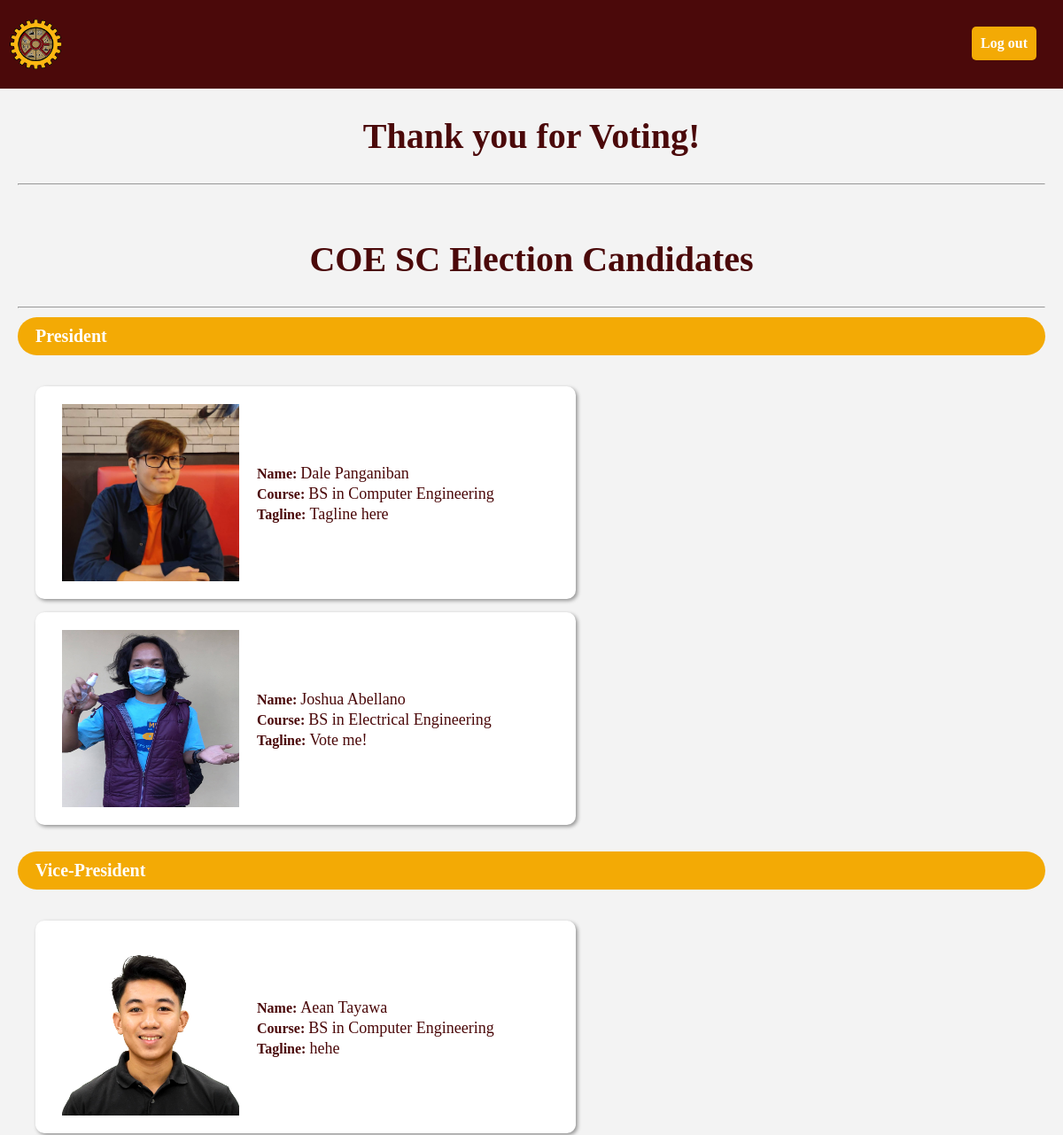
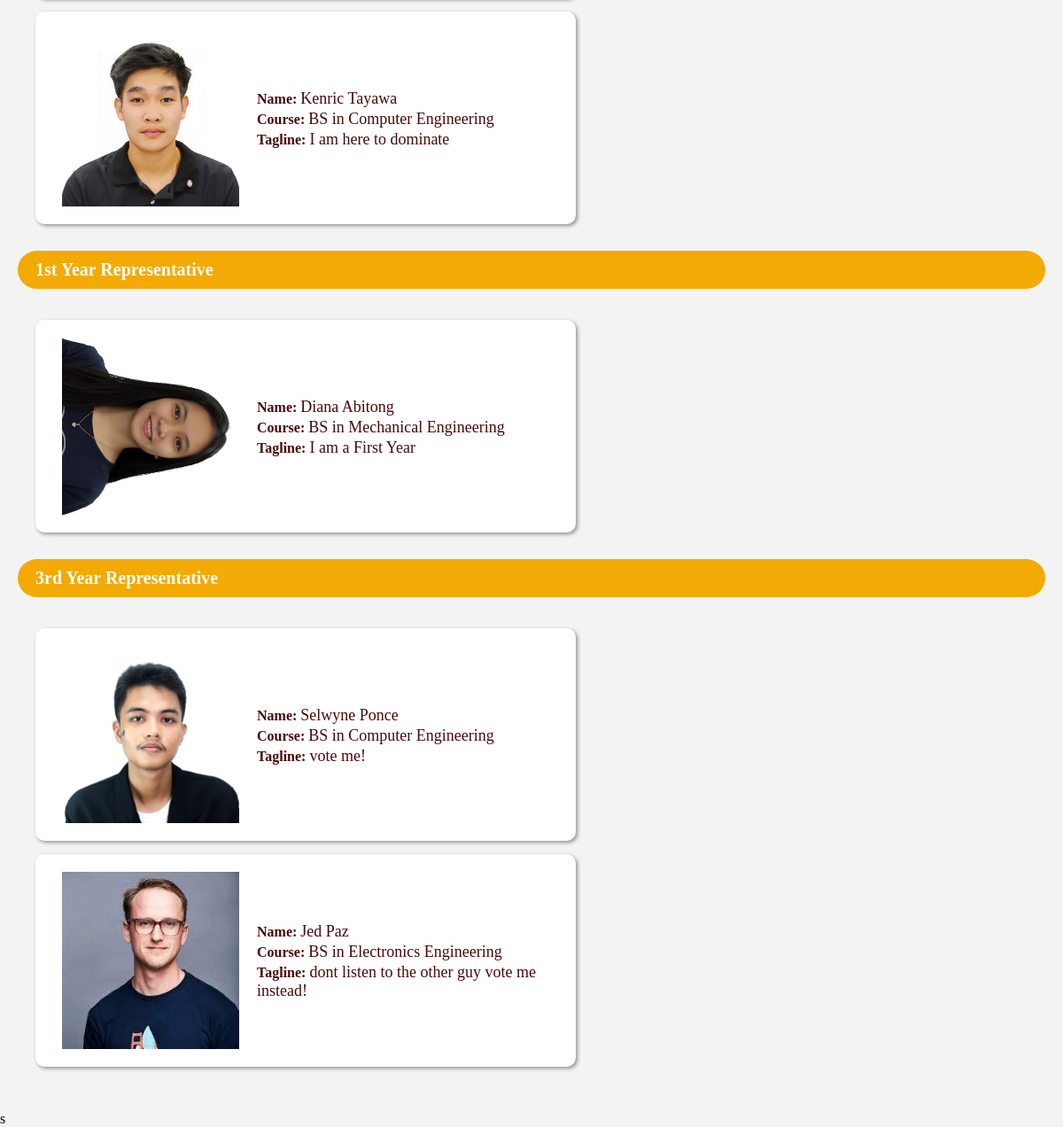
Page /Voters/duplicate.php on the committed database (2 pictures, top to bottom).
### tables this page shows
CREATE TABLE `position` (
  `id` int(11) NOT NULL,
  `position` varchar(150) NOT NULL,
  `columnName` varchar(50) NOT NULL,
  `label` varchar(11) NOT NULL
);

CREATE TABLE `candidates` (
  `id` int(11) NOT NULL,
  `position_id` int(11) NOT NULL,
  `profile` varchar(255) NOT NULL,
  `student_number` varchar(100) NOT NULL,
  `first_name` varchar(255) NOT NULL,
  `last_name` varchar(255) NOT NULL,
  `course` varchar(255) NOT NULL,
  `platform` text NOT NULL
);

### Voters/duplicate.php (the view, shortened to what this page needs)
<?php include ("../connection.php");?>
<!DOCTYPE html>
<html>
<head>
	<link rel="stylesheet" href="style1.css">
</head>
<body>
	<section class= "Navigation">
		<div class="header">
			<nav>
				<img class= "logo-img" src = "../Img/COE.png" width=60px height=60px>
			<div class = "btn_log-out">
				<a href="../Log in/logout.php" class = "log-out">Log out</a>
			</div>
			</nav>
		</div>
		<div class="main">
			<h2>Thank you for Voting!</h2><hr>
		</div>
		<div class="main">
            <form method="POST">
			<h2>COE SC Election Candidates</h2><hr>
                <?php
                    $select_position = mysqli_query($conn, "SELECT * FROM `position`");
                    if(mysqli_num_rows($select_position) > 0){
                        while($fetch_position = mysqli_fetch_assoc($select_position)){
                            $pid = $fetch_position['id'];
                            ?>
                            <div class="container">
                                <div class="position">
                                    <h3><?php echo $fetch_position['position']; ?></h3>
                                </div>
                                <div class="contents">
                                    <?php
                                        $select_candidate = mysqli_query($conn, "SELECT * FROM `candidates` WHERE position_id = '$pid'");
                                        if(mysqli_num_rows($select_candidate) > 0){
                                            while($fetch_candidate = mysqli_fetch_assoc($select_candidate)){ ?>
                                                <div class="candidate">
                                                    <img src="../Candidate/<?php echo $fetch_candidate['profile'];?>">
                                                    <ul class = "info">
                                                <li><b>Name: </b> <?php echo $fetch_candidate['first_name'] . " " . $fetch_candidate['last_name'];?></li>
                                                <li><b>Course: </b><?php echo $fetch_candidate['course'];?></li>
                                                <li><b>Tagline: </b><?php echo $fetch_candidate['platform'];?></li>
                                            </ul>
                                                </div>
                                            <?php
                                            }
                                        }
                                    ?>
                                </div>
                            </div>
                        <?php
                        }
                    } ?>
                            </div>
	</section>
</body>
</html>s

### Voters/style1.css (style rules this page uses)
* { margin:0; padding:0; font-size: 16px; box-sizing: border-box; }
body { background-color: #f3f3f3; }
.Navigation .header { position: relative; background-color:#4b090a; padding: 20px 10px; color: white; justify-content: space-between; }
.Navigation .header nav { display: flex; align-items: center; font-weight: bold; }
.log-out { position: absolute; top: 0%; right: 0; margin-top: 30px; margin-right: 30px; padding: 10px 10px; border: none; border-radius: 5px; cursor: pointer; background-color: #f3aa05; font-family: montserrat; font-weight: bold; color: white; text-decoration: none; }
.main { position: relative; display: block; padding: 30px 20px; }
.main h2 { display: flex; justify-content: center; align-items: center; font-size: 40px; padding-bottom: 30px; font-family: montserrat; color: #4b090a; }
.main .container { position: relative; display: flex; flex-direction: column; }
.main .position { display:flex; background-color: #f3aa05; color: white; margin-top: 10px; border-radius: 100px; }
.main .position h3 { font-size:20px; padding-left: 20px; font-family: montserrat; padding-top: 10px; padding-bottom: 10px; }
.main .contents { display: flex; flex-wrap: wrap; padding: 20px; }
.main .contents .candidate { display: flex; background-color: white; align-items: center; border-radius: 10px; width: 610px; min-height: 240px; box-shadow: 2px 2px 4px rgba(0,0,0,0.4); margin-right: 15px; margin-top: 15px; padding: 10px; }
.main .contents .candidate .info { display: block; list-style: none; }
.main .contents .candidate .info li { display: block; font-size: 18px; font-family: montserrat; color: #4b090a; margin-top: 2px; }
.main .contents .candidate img { width: 200px; height: 200px; margin-right: 20px; margin-left: 20px; }

### rows in the picture
position: position "President"
candidates: profile (picture), first_name "Dale", last_name "Panganiban", course "BS in Computer Engineering", platform "Tagline here"
candidates: profile (picture), first_name "Joshua", last_name "Abellano", course "BS in Electrical Engineering", platform "Vote me!"
position: position "Vice-President"
candidates: profile (picture), first_name "Aean", last_name "Tayawa", course "BS in Computer Engineering", platform "hehe"
candidates: profile (picture), first_name "Kenric", last_name "Tayawa", course "BS in Computer Engineering", platform "I am here to dominate"
position: position "1st Year Representative"
candidates: profile (picture), first_name "Diana", last_name "Abitong", course "BS in Mechanical Engineering", platform "I am a First Year"
position: position "3rd Year Representative"
candidates: profile (picture), first_name "Selwyne", last_name "Ponce", course "BS in Computer Engineering", platform "vote me!"
candidates: profile (picture), first_name "Jed", last_name "Paz", course "BS in Electronics Engineering", platform "dont listen to the other guy vote me instead!"
